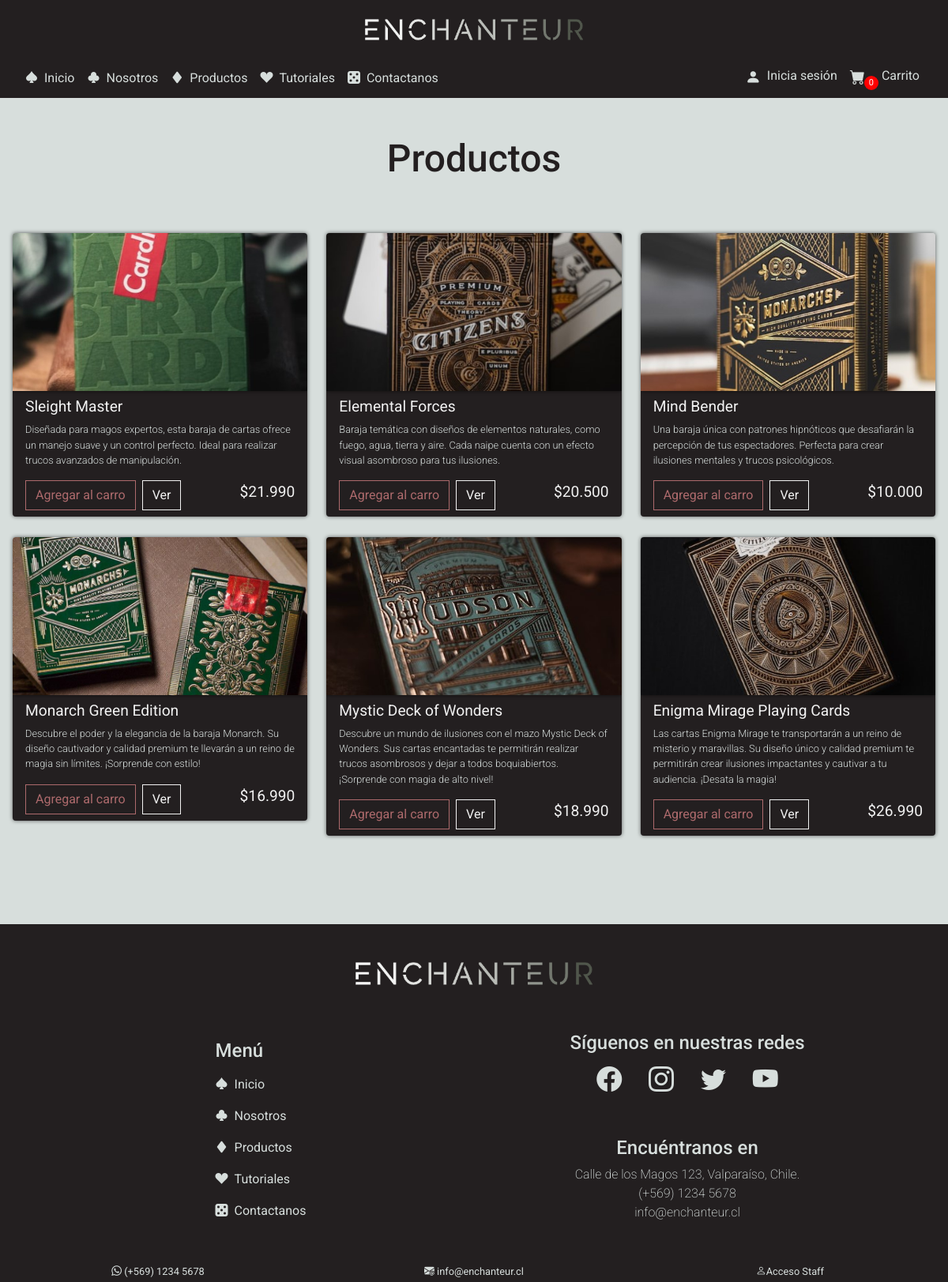
The page /store/ on the database as committed earlier.
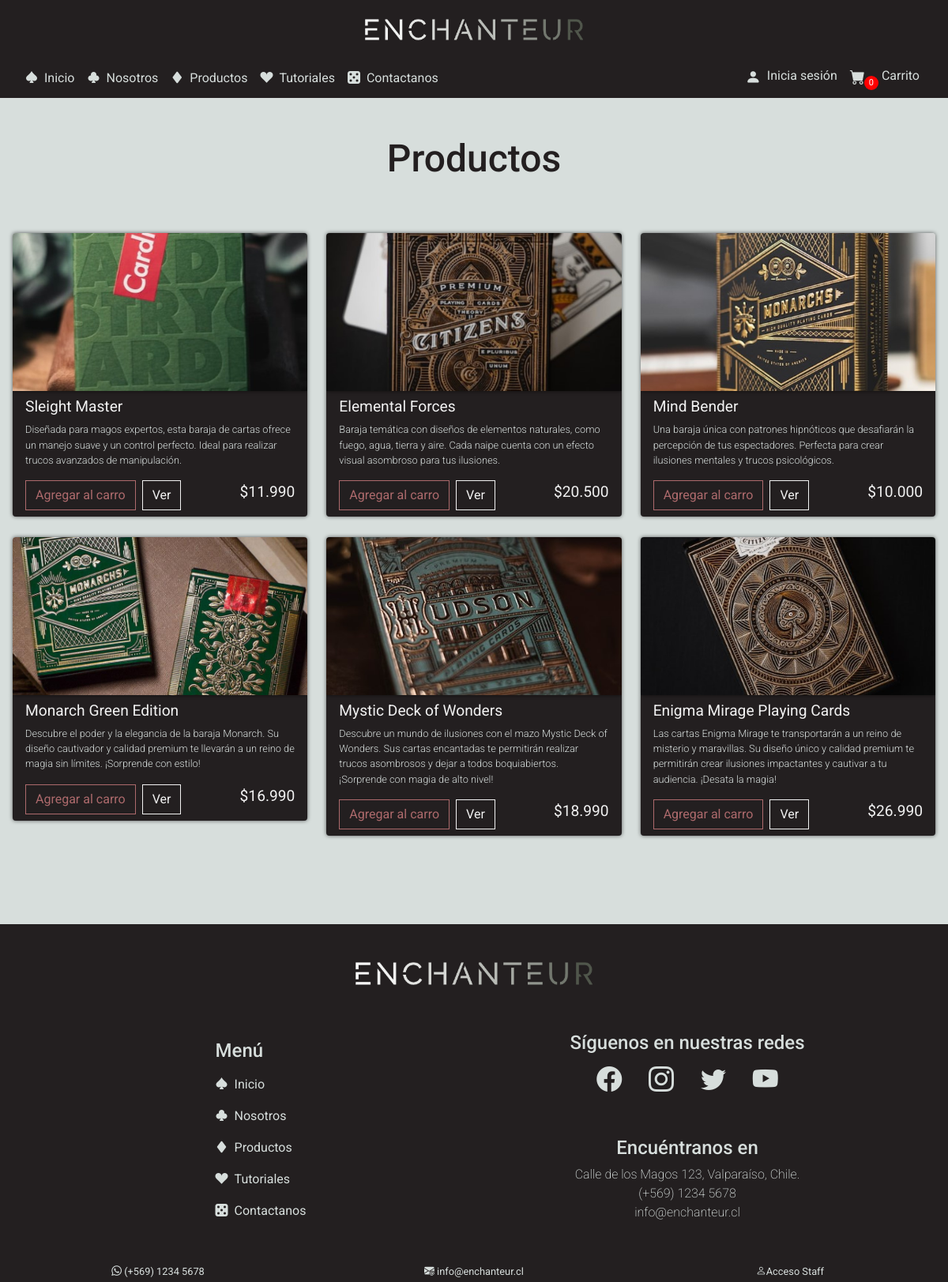
The same page on the database as committed later.
### store/models.py (models this page shows, shortened)
class Product(models.Model):
    name = models.CharField(max_length = 50, null=True)
    description = models.CharField(max_length = 200, null=True)
    price = models.IntegerField()
    image = models.ImageField(null=True, blank=True, upload_to='products-img/')
    featured = models.BooleanField(default=False, null=True, blank=False)

### store/views.py (the view)
# urls.py: path('', include('store.urls')),
def store(request):
    if request.user.is_authenticated:
        customer = request.user.customer
        order, created = Order.objects.get_or_create(customer = customer, complete = False)
        items = order.orderitem_set.all()
        cartItems = order.get_cart_items
    else:
        cookieData = cookieCart(request)
        cartItems = cookieData['cartItems']
    products = Product.objects.all()
    context = {'products': products, 'cartItems': cartItems}
    return render(request, 'store/store.html', context)

### store/utils.py (called while the page is built, shortened)
def cookieCart(request):
    try:
        cart = json.loads(request.COOKIES['cart'])
    except:
        cart = {}
    items = []
    order = {'get_cart_total':0, 'get_cart_items':0}
    cartItems = order['get_cart_items']
    return {'cartItems': cartItems, 'order': order, 'items': items}

### store/templates/store/store.html
{% extends 'home/main.html' %}
{% load static %}
{% load humanize %}
{% block content %}
<div class="bg-products py-5">
    <div class="container">
        <div class="row">
            <div class="col-12">
                <h1 class="text-center title-dark">
                    Productos
                </h1>
            </div>
        </div>
    </div>
    <div class="container-fluid content-container py-lg-5 px-3">
        <div class="row products-shelf ">
            {% for product in products %}
            <div class="col-lg-4 col-md-6 col-12 pb-3">
                <div class="product-card">
                    <img class="thumbnail" src="{{product.image.url}}">
                    <div class="box-element product">
                        <h6 class="lead-light"><strong>{{product.name}}</strong></h6>
                        <p class="description">{{product.description}}
                        </p>
                        <div class="d-flex justify-content-between">
                            <div class="buttons d-flex gap-2">
                                <button class="box-text btn btn-outline-secondary add-btn update-cart"
                                    data-product="{{product.id}}" data-action="add">Agregar al carro</button>
                                <a class="box-text btn btn-outline-success" href="#">Ver</a>
                            </div>
                            <h4 class="price lead-light d-flex align-items-center"><strong>${{product.price|intcomma}}</strong></h4>
                        </div>
                    </div>
                </div>
            </div>
            {% endfor %}
        </div>
    </div>
</div>
{% endblock %}

Rows that differ between the two databases and show on the page:
changed Product "Sleight Master": price "21.990" → "11.990"
